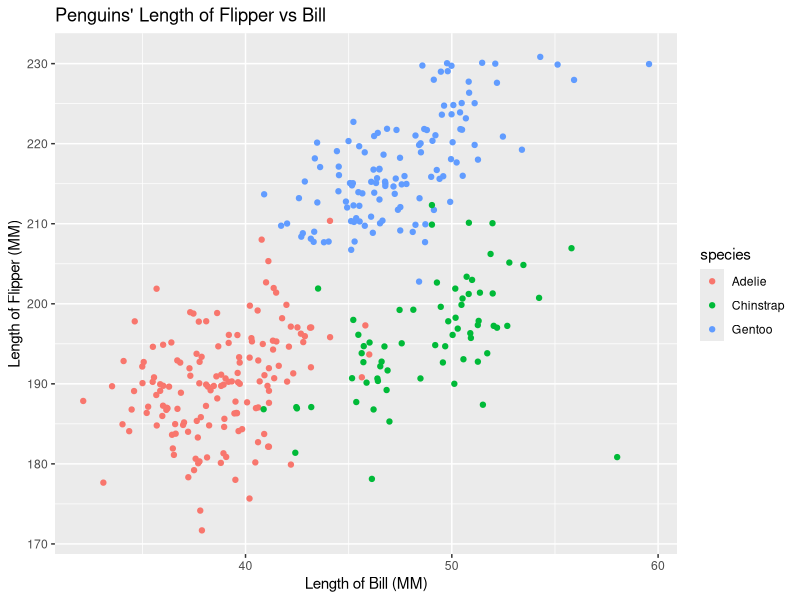

R code for this plot:
## ---- chunk 1
rm(list=ls())
knitr::opts_chunk$set(echo = TRUE)
#install.packages(c("tidyverse","skimr"))
## ---- chunk 2
library(tidyverse)
## ---- chunk 3
df_1 <- tibble(
  samp = rnorm(10),
  samp_grt_0 = samp > 0,
  char = strsplit("thesereten",split = '')[[1]],
  fac = factor(strsplit("abcabcacba", split = '')[[1]]) #what i am confusing here is that this function create list, and list() and c() behave so inconsistantly in R, is there any good sugguestion to avoid list() overall? Or good way to detected before bugging?
)
str(df_1)
## ---- chunk 4
data("penguins",package = "palmerpenguins")
## ---- chunk 5
skimr::skim_without_charts(penguins)
## ---- chunk 6
plt_data = penguins %>%
  filter(
    !is.na(get("flipper_length_mm")),
    !is.na(get("bill_length_mm"))
  )%>%
  select("flipper_length_mm","bill_length_mm","species")
plt_flivbil <- ggplot(
  data  = plt_data,
  aes_string(x = "bill_length_mm",
             y = "flipper_length_mm",
             color = "species"
             )) +
  geom_jitter() +
  labs(
    y = "Length of Flipper (MM)",
    x = "Length of Bill (MM)"
  )+
  ggtitle("Penguins' Length of Flipper vs Bill")
ggsave(plot = plt_flivbil,
filename = paste(getwd(),"p8105_hw1_zl2974_flipper_v_bill.png",sep="/")
)
show(plt_flivbil)
